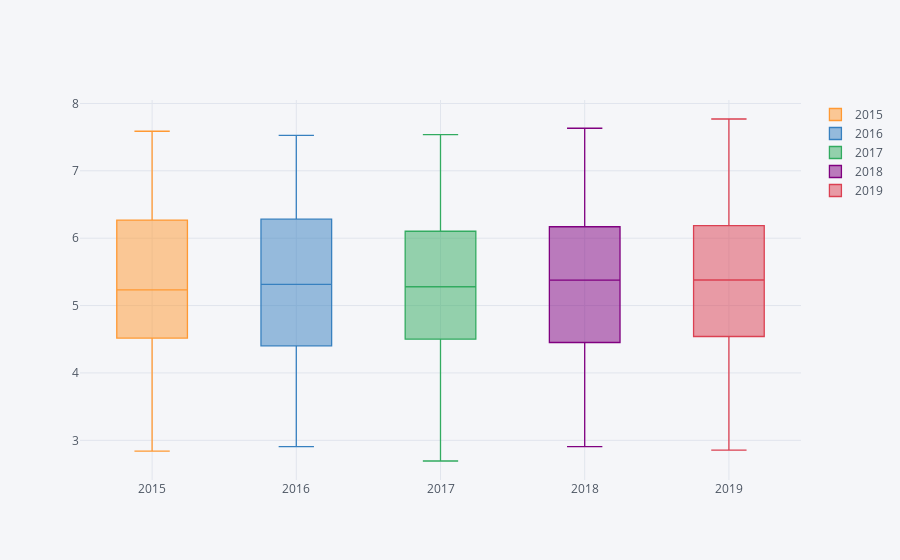

Notebook cell for this chart:
### Code cell
# Create a boxplot using iplot to see how happiness scores vary year to year
df_happy_all.iplot(kind='box')

### Figure 1 — Plotly figure (JSON) as saved in the notebook; plotly's stock layout.template omitted (floating-point values rounded to 4 significant figures; data arrays with more than 128 entries replaced by an {"elided": "..."} marker saying what was removed)
{"data": [{"boxpoints": false, "line": {"width": 1.3}, "marker": {"color": "rgba(255, 153, 51, 1.0)"}, "name": "2015", "orientation": "v", "type": "box", "y": {"elided": "158 float values"}}, {"boxpoints": false, "line": {"width": 1.3}, "marker": {"color": "rgba(55, 128, 191, 1.0)"}, "name": "2016", "orientation": "v", "type": "box", "y": {"elided": "158 float values"}}, {"boxpoints": false, "line": {"width": 1.3}, "marker": {"color": "rgba(50, 171, 96, 1.0)"}, "name": "2017", "orientation": "v", "type": "box", "y": {"elided": "158 float values"}}, {"boxpoints": false, "line": {"width": 1.3}, "marker": {"color": "rgba(128, 0, 128, 1.0)"}, "name": "2018", "orientation": "v", "type": "box", "y": {"elided": "158 float values"}}, {"boxpoints": false, "line": {"width": 1.3}, "marker": {"color": "rgba(219, 64, 82, 1.0)"}, "name": "2019", "orientation": "v", "type": "box", "y": {"elided": "158 float values"}}], "layout": {"legend": {"bgcolor": "#F5F6F9", "font": {"color": "#4D5663"}}, "paper_bgcolor": "#F5F6F9", "plot_bgcolor": "#F5F6F9", "title": {"font": {"color": "#4D5663"}}, "xaxis": {"gridcolor": "#E1E5ED", "showgrid": true, "tickfont": {"color": "#4D5663"}, "title": {"font": {"color": "#4D5663"}, "text": ""}, "zerolinecolor": "#E1E5ED"}, "yaxis": {"gridcolor": "#E1E5ED", "showgrid": true, "tickfont": {"color": "#4D5663"}, "title": {"font": {"color": "#4D5663"}, "text": ""}, "zerolinecolor": "#E1E5ED"}}}
